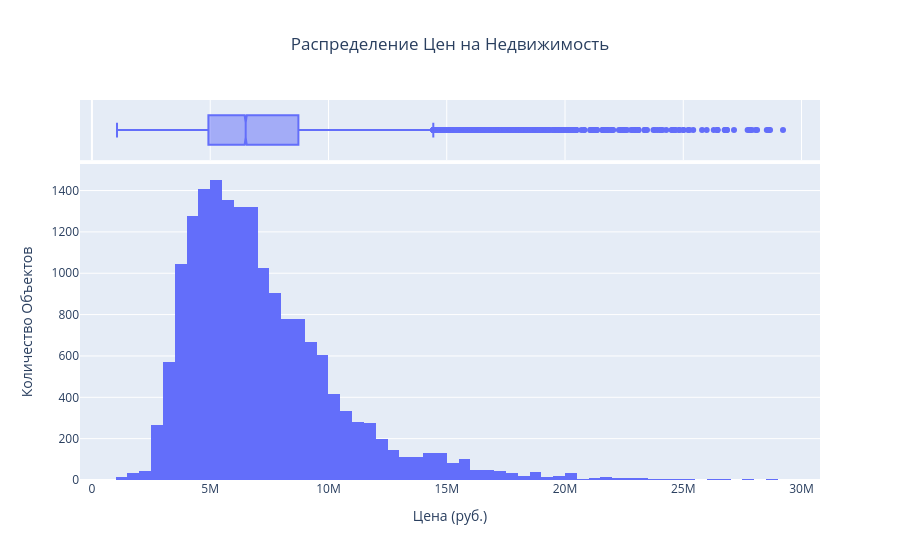

Write notebook code for a chart like this one.
### Code cell
# Построение гистограммы для распределения цен
fig_price_hist = px.histogram(
    df, 
    x='Цена', 
    nbins=100,
    title='Распределение Цен на Недвижимость',
    labels={'Цена': 'Цена (руб.)'},
    marginal='box' # Дополнительная информация о распределении
)

fig_price_hist.update_layout(
    title_x=0.5,
    xaxis_title='Цена (руб.)',
    yaxis_title='Количество Объектов'
)

fig_price_hist.show()

### Figure 1 — Plotly figure (JSON) as saved in the notebook; plotly's stock layout.template omitted (floating-point values rounded to 4 significant figures; data arrays with more than 128 entries replaced by an {"elided": "..."} marker saying what was removed)
{"data": [{"bingroup": "x", "hovertemplate": "Цена (руб.)=%{x}<br>count=%{y}<extra></extra>", "legendgroup": "", "marker": {"color": "#636efa", "pattern": {"shape": ""}}, "name": "", "nbinsx": 100, "orientation": "v", "showlegend": false, "type": "histogram", "x": {"elided": "17574 int values"}, "xaxis": "x", "yaxis": "y"}, {"hovertemplate": "Цена (руб.)=%{x}<extra></extra>", "legendgroup": "", "marker": {"color": "#636efa"}, "name": "", "notched": true, "showlegend": false, "type": "box", "x": {"elided": "17574 int values"}, "xaxis": "x2", "yaxis": "y2"}], "layout": {"barmode": "relative", "legend": {"tracegroupgap": 0}, "title": {"text": "Распределение Цен на Недвижимость", "x": 0.5}, "xaxis": {"anchor": "y", "domain": [0, 1], "title": {"text": "Цена (руб.)"}}, "xaxis2": {"anchor": "y2", "domain": [0, 1], "matches": "x", "showgrid": true, "showticklabels": false}, "yaxis": {"anchor": "x", "domain": [0, 0.8316], "title": {"text": "Количество Объектов"}}, "yaxis2": {"anchor": "x2", "domain": [0.8416, 1], "matches": "y2", "showgrid": false, "showline": false, "showticklabels": false, "ticks": ""}}}
